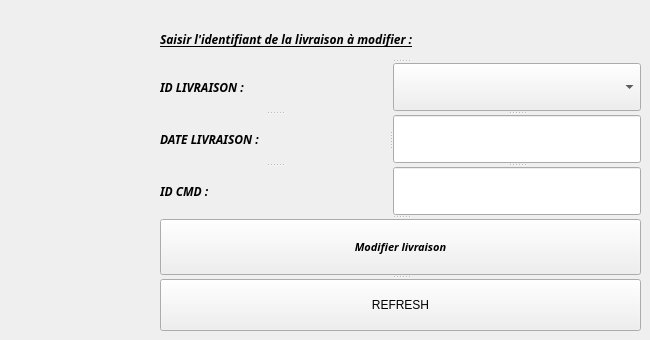
      <widget class="QWidget" name="tab_17">
       <attribute name="title">
        <string>MODIFICATION</string>
       </attribute>
       <widget class="QSplitter" name="splitter_31">
        <property name="geometry">
         <rect>
          <x>160</x>
          <y>20</y>
          <width>481</width>
          <height>311</height>
         </rect>
        </property>
        <property name="orientation">
         <enum>Qt::Vertical</enum>
        </property>
        <widget class="QSplitter" name="splitter_32">
         <property name="orientation">
          <enum>Qt::Vertical</enum>
         </property>
         <widget class="QLabel" name="label_26">
          <property name="font">
           <font>
            <family>Simplified Arabic Fixed</family>
            <pointsize>9</pointsize>
            <weight>75</weight>
            <italic>true</italic>
            <bold>true</bold>
            <underline>true</underline>
           </font>
          </property>
          <property name="text">
           <string>Saisir l'identifiant de la livraison à modifier :</string>
          </property>
         </widget>
         <widget class="QSplitter" name="splitter_33">
          <property name="orientation">
           <enum>Qt::Horizontal</enum>
          </property>
          <widget class="QSplitter" name="splitter_34">
           <property name="orientation">
            <enum>Qt::Vertical</enum>
           </property>
           <widget class="QLabel" name="reference_12">
            <property name="font">
             <font>
              <family>Simplified Arabic Fixed</family>
              <pointsize>9</pointsize>
              <weight>75</weight>
              <italic>true</italic>
              <bold>true</bold>
              <underline>false</underline>
             </font>
            </property>
            <property name="text">
             <string>ID LIVRAISON :</string>
            </property>
           </widget>
           <widget class="QLabel" name="quantite_10">
            <property name="font">
             <font>
              <family>Simplified Arabic Fixed</family>
              <pointsize>9</pointsize>
              <weight>75</weight>
              <italic>true</italic>
              <bold>true</bold>
              <underline>false</underline>
             </font>
            </property>
            <property name="text">
             <string>DATE LIVRAISON :</string>
            </property>
           </widget>
           <widget class="QLabel" name="prix_9">
            <property name="font">
             <font>
              <family>Simplified Arabic Fixed</family>
              <pointsize>9</pointsize>
              <weight>75</weight>
              <italic>true</italic>
              <bold>true</bold>
              <underline>false</underline>
             </font>
            </property>
            <property name="text">
             <string>ID CMD :</string>
            </property>
           </widget>
          </widget>
          <widget class="QSplitter" name="splitter_35">
           <property name="orientation">
            <enum>Qt::Vertical</enum>
           </property>
           <widget class="QComboBox" name="comboBox_7"/>
           <widget class="QLineEdit" name="nom_6"/>
           <widget class="QLineEdit" name="prenom_6"/>
          </widget>
         </widget>
        </widget>
        <widget class="QPushButton" name="modifier_liv">
         <property name="font">
          <font>
           <family>Simplified Arabic Fixed</family>
           <pointsize>8</pointsize>
           <weight>75</weight>
           <italic>true</italic>
           <bold>true</bold>
           <underline>false</underline>
          </font>
         </property>
         <property name="text">
          <string>Modifier livraison</string>
         </property>
        </widget>
        <widget class="QPushButton" name="pushButton_2">
         <property name="text">
          <string>REFRESH</string>
         </property>
        </widget>
       </widget>
      </widget>
